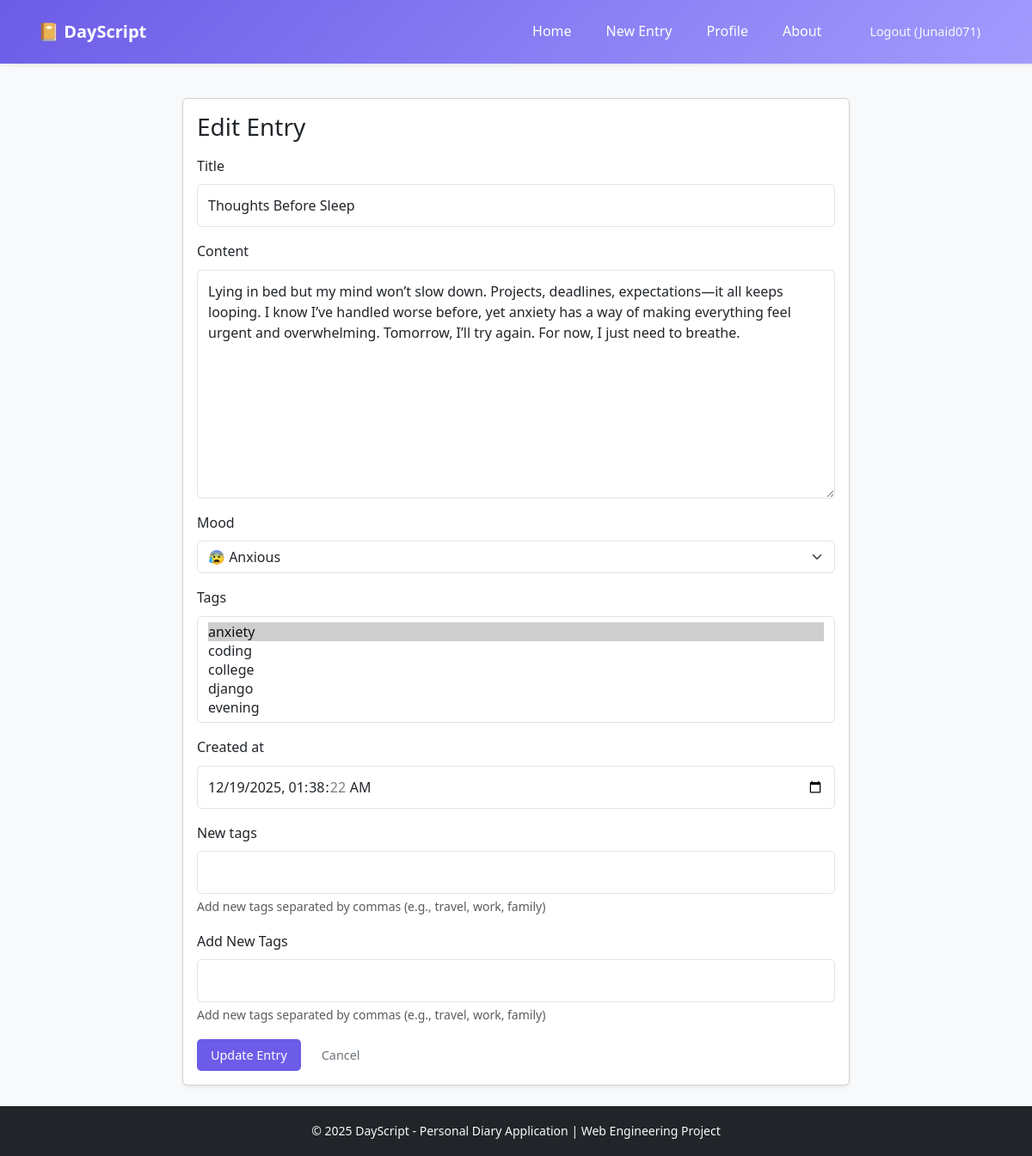
Screenshot of /entry/12/edit/ (signed in) with the database file from the repository.
### diary/models.py (models this page shows, shortened)
class DiaryEntry(models. Model):
    MOOD_CHOICES = [
        ('happy', '😊 Happy'),
        ('sad', '😢 Sad'),
        ('neutral', '😐 Neutral'),
        ('excited', '🎉 Excited'),
        ('anxious', '😰 Anxious'),
        ('grateful', '🙏 Grateful'),
        ('angry', '😠 Angry'),
        ('peaceful', '😌 Peaceful'),
    ]
    user = models.ForeignKey(
        User,
        on_delete=models.CASCADE,
        related_name='diary_entries'
    )
    title = models.CharField(max_length=200)
    content = models.TextField()
    mood = models.CharField(
        max_length=20,
        choices=MOOD_CHOICES,
        default='neutral'
    )
    tags = models.ManyToManyField(
        Tag,
        blank=True,
        related_name='entries'
    )
    created_at = models.DateTimeField(default=timezone.now)
    updated_at = models.DateTimeField(auto_now=True)
    class Meta:
        ordering = ['-created_at']
        verbose_name = 'Diary Entry'
        verbose_name_plural = 'Diary Entries'

### diary/views.py (the view, shortened to what this page needs)
# urls.py: path('entry/<int:pk>/edit/', views.EntryUpdateView.as_view(), name='entry_update'),
class EntryUpdateView(LoginRequiredMixin, UserPassesTestMixin, UpdateView):
    model = DiaryEntry
    form_class = DiaryEntryForm
    template_name = 'diary/entry_form.html'
    success_url = reverse_lazy('home')
    def test_func(self):
        entry = self.get_object()
        return self.request.user == entry.user
    def get_context_data(self, **kwargs):
        context = super().get_context_data(**kwargs)
        context['form_title'] = 'Edit Entry'
        context['button_text'] = 'Update Entry'
        return context

### diary/models.py (called while the page is built)
    def __str__(self):
        return self.name

### diary/templates/diary/entry_form.html (shortened to what this page needs)
{% extends 'diary/base.html' %}
{% block content %}
<div class="row justify-content-center">
    <div class="col-lg-8 col-md-10">
        <div class="card shadow-sm">
            <div class="card-body">
                <h1 class="h3 mb-3">{{ form_title }}</h1>
                <form method="POST">
                    {% for field in form %}
                        <div class="mb-3">
                            <label class="form-label" for="{{ field.id_for_label }}">{{ field.label }}</label>
                            {{ field }}
                            {% if field.help_text %}<div class="form-text">{{ field.help_text }}</div>{% endif %}
                        </div>
                    {% endfor %}
                    <div class="mb-3">
                        <label class="form-label" for="id_new_tags">Add New Tags</label>
                        {{ form.new_tags }}
                        {% if form.new_tags.help_text %}<div class="form-text">{{ form.new_tags.help_text }}</div>{% endif %}
                    </div>
                    <div class="d-flex gap-2">
                        <button type="submit" class="btn btn-primary">{{ button_text }}</button>
                        <a href="{% url 'home' %}" class="btn btn-outline-secondary">Cancel</a>
                    </div>
                </form>
            </div>
        </div>
    </div>
</div>
{% endblock %}

### diary/templates/diary/base.html (shortened to what this page needs)
<!DOCTYPE html>
<html lang="en">
<head>
    {% load static %}
    <link href="https://cdn.jsdelivr.net/npm/bootstrap@5.3.3/dist/css/bootstrap.min.css" rel="stylesheet">
    <link rel="stylesheet" href="{% static 'css/style.css' %}">
</head>
<body class="bg-light">
    <nav class="navbar navbar-expand-lg navbar-dark bg-primary shadow-sm">
        <div class="container">
            <a class="navbar-brand fw-bold" href="{% url 'home' %}">📔 DayScript</a>
            <div class="collapse navbar-collapse justify-content-end" id="navbarNav">
                <div class="navbar-nav nav-links">
                    {% if user.is_authenticated %}
                        <a class="nav-link" href="{% url 'home' %}">Home</a>
                        <a class="nav-link" href="{% url 'entry_create' %}">New Entry</a>
                        <a class="nav-link" href="{% url 'profile' %}">Profile</a>
                        <a class="nav-link" href="{% url 'about' %}">About</a>
                        <form action="{% url 'logout' %}" method="post" class="d-inline logout-form ms-2">
                            <button type="submit" class="btn btn-sm btn-outline-light">Logout ({{ user.username }})</button>
                        </form>
                    {% else %}
                        <a class="nav-link" href="{% url 'home' %}">Home</a>
                        <a class="nav-link" href="{% url 'about' %}">About</a>
                        <a class="nav-link" href="{% url 'login' %}">Login</a>
                        <a class="nav-link" href="{% url 'register' %}">Register</a>
                    {% endif %}
                </div>
            </div>
        </div>
    </nav>
    <main class="container my-4">
        {% block content %}{% endblock %}
    </main>
    <footer class="footer bg-dark text-light py-3 mt-auto">
        <div class="container text-center">
            <small>&copy; 2025 DayScript - Personal Diary Application | Web Engineering Project</small>
        </div>
    </footer>
</body>
</html>

### static/css/style.css (style rules this page uses)
:root { --primary-color: #6c5ce7; --primary-dark: #5b4cdb; --secondary-color: #a29bfe; --accent-color: #fd79a8; --success-color: #00b894; --warning-color: #fdcb6e; --danger-color: #d63031; --dark-color: #2d3436; --light-color: #dfe6e9; --white: #ffffff; --background: #f8f9fa; --card-shadow: 0 2px 10px rgba(0, 0, 0, 0.1); --border-radius: 10px; }
* { margin: 0; padding: 0; box-sizing: border-box; }
body { font-family: 'Segoe UI', Tahoma, Geneva, Verdana, sans-serif; background-color: var(--background); color: var(--dark-color); line-height: 1.6; min-height: 100vh; display: flex; flex-direction: column; }
a { text-decoration: none; color: var(--primary-color); }
.navbar { background: linear-gradient(135deg, var(--primary-color), var(--secondary-color)); padding: 1rem 2rem; box-shadow: var(--card-shadow); }
.nav-links { display: flex; gap: 1. 5rem; }
.nav-links a { color: var(--white); font-weight: 500; transition: opacity 0.3s; }
.nav-links { display: flex; gap: 1.5rem; align-items: center; }
.logout-form { display: inline-block; }
.container { max-width: 1200px; margin: 0 auto; }
.btn { display: inline-block; padding: 0.5rem 1rem; border: none; border-radius: 5px; cursor: pointer; font-size: 0.9rem; font-weight: 500; transition: all 0.3s; text-align: center; }
.btn-primary { background-color: var(--primary-color); color: var(--white); }
.form-control { width: 100%; padding: 0.75rem; border: 1px solid var(--light-color); border-radius: 5px; font-size: 1rem; transition: border-color 0.3s; }
textarea.form-control { resize: vertical; min-height: 200px; }
.footer { background: var(--dark-color); color: var(--light-color); text-align: center; padding: 1. 5rem; margin-top: auto; }

### rows the page displays
DiaryEntry: form "Thoughts Before Sleep" "Lying in bed but my mind won’t slow down. Projects, deadlines, expectations—it all keeps looping. I know I’ve handled worse before, yet anxiety has a way of making everything feel urgent and overwhelming. Tomorrow, I’ll try again. For now, I just need to breathe." "😰 Anxious" "12/19/2025 01:38:22"

### other values shown
{{ user.username }} "Junaid071"
{{ field.label }} "Title" "Content" "Mood" "Tags" "Created at" "New tags"
{{ field.help_text }} "Add new tags separated by commas (e.g., travel, work, family)"
{{ button_text }} "Update Entry"
